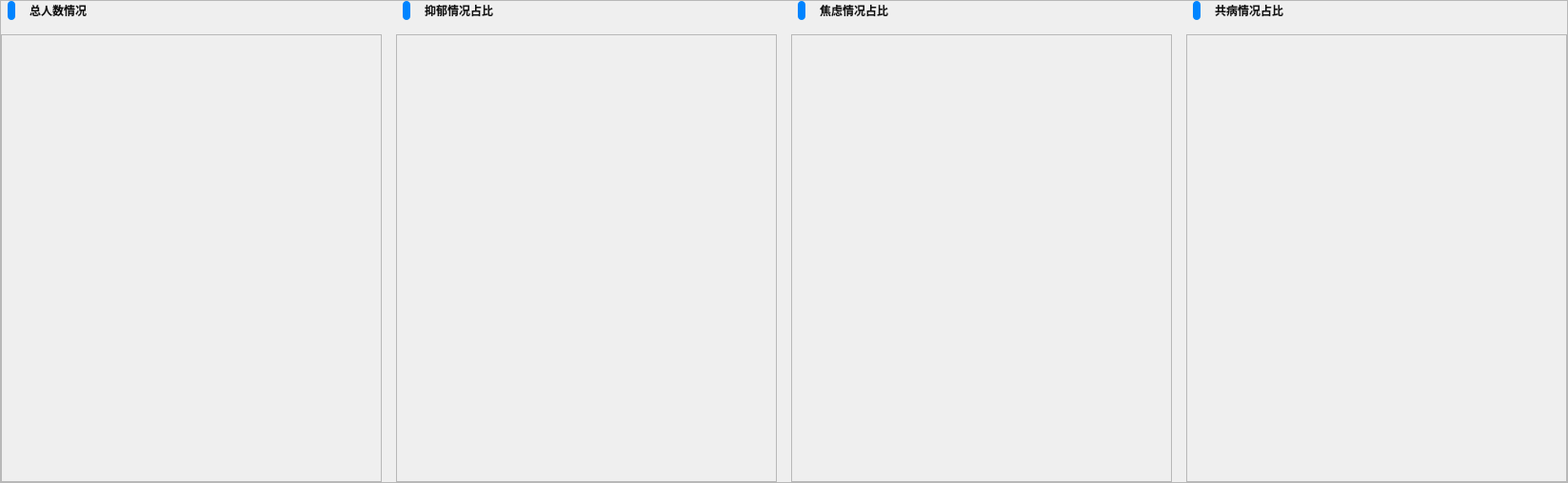
          <widget class="QFrame" name="frame_10">
           <property name="frameShape">
            <enum>QFrame::StyledPanel</enum>
           </property>
           <property name="frameShadow">
            <enum>QFrame::Raised</enum>
           </property>
           <layout class="QHBoxLayout" name="horizontalLayout_19" stretch="3,3,3,4">
            <property name="spacing">
             <number>15</number>
            </property>
            <property name="leftMargin">
             <number>0</number>
            </property>
            <property name="topMargin">
             <number>0</number>
            </property>
            <property name="rightMargin">
             <number>0</number>
            </property>
            <property name="bottomMargin">
             <number>0</number>
            </property>
            <item>
             <layout class="QVBoxLayout" name="verticalLayout_8" stretch="2,10">
              <item>
               <layout class="QHBoxLayout" name="horizontalLayout_24">
                <property name="spacing">
                 <number>15</number>
                </property>
                <property name="leftMargin">
                 <number>7</number>
                </property>
                <property name="topMargin">
                 <number>0</number>
                </property>
                <item>
                 <widget class="QLabel" name="label_38">
                  <property name="minimumSize">
                   <size>
                    <width>8</width>
                    <height>20</height>
                   </size>
                  </property>
                  <property name="maximumSize">
                   <size>
                    <width>8</width>
                    <height>20</height>
                   </size>
                  </property>
                  <property name="styleSheet">
                   <string notr="true">
background-color: rgb(0,132,255);
border-radius: 4px;
</string>
                  </property>
                  <property name="text">
                   <string/>
                  </property>
                 </widget>
                </item>
                <item>
                 <widget class="QLabel" name="label_45">
                  <property name="styleSheet">
                   <string notr="true">color: rgb(16, 16, 16);
font: 75 12pt &quot;微软雅黑&quot;;
font-weight: bold;</string>
                  </property>
                  <property name="text">
                   <string>总人数情况</string>
                  </property>
                 </widget>
                </item>
                <item>
                 <spacer name="horizontalSpacer_14">
                  <property name="orientation">
                   <enum>Qt::Horizontal</enum>
                  </property>
                  <property name="sizeHint" stdset="0">
                   <size>
                    <width>40</width>
                    <height>20</height>
                   </size>
                  </property>
                 </spacer>
                </item>
               </layout>
              </item>
              <item>
               <widget class="QFrame" name="frame_15">
                <property name="minimumSize">
                 <size>
                  <width>400</width>
                  <height>470</height>
                 </size>
                </property>
                <property name="styleSheet">
                 <string notr="true"/>
                </property>
                <property name="frameShape">
                 <enum>QFrame::StyledPanel</enum>
                </property>
                <property name="frameShadow">
                 <enum>QFrame::Raised</enum>
                </property>
                <layout class="QVBoxLayout" name="verticalLayout_9"/>
               </widget>
              </item>
             </layout>
            </item>
            <item>
             <layout class="QVBoxLayout" name="verticalLayout_12" stretch="2,10">
              <item>
               <layout class="QHBoxLayout" name="horizontalLayout_21">
                <property name="spacing">
                 <number>15</number>
                </property>
                <property name="leftMargin">
                 <number>7</number>
                </property>
                <property name="topMargin">
                 <number>0</number>
                </property>
                <item>
                 <widget class="QLabel" name="label_39">
                  <property name="minimumSize">
                   <size>
                    <width>8</width>
                    <height>20</height>
                   </size>
                  </property>
                  <property name="maximumSize">
                   <size>
                    <width>8</width>
                    <height>20</height>
                   </size>
                  </property>
                  <property name="styleSheet">
                   <string notr="true">
background-color: rgb(0,132,255);
border-radius: 4px;
</string>
                  </property>
                  <property name="text">
                   <string/>
                  </property>
                 </widget>
                </item>
                <item>
                 <widget class="QLabel" name="label_40">
                  <property name="styleSheet">
                   <string notr="true">color: rgb(16, 16, 16);
font: 75 12pt &quot;微软雅黑&quot;;
font-weight: bold;</string>
                  </property>
                  <property name="text">
                   <string>抑郁情况占比</string>
                  </property>
                 </widget>
                </item>
                <item>
                 <spacer name="horizontalSpacer_11">
                  <property name="orientation">
                   <enum>Qt::Horizontal</enum>
                  </property>
                  <property name="sizeHint" stdset="0">
                   <size>
                    <width>40</width>
                    <height>20</height>
                   </size>
                  </property>
                 </spacer>
                </item>
               </layout>
              </item>
              <item>
               <widget class="QFrame" name="frame_12">
                <property name="minimumSize">
                 <size>
                  <width>400</width>
                  <height>470</height>
                 </size>
                </property>
                <property name="styleSheet">
                 <string notr="true"/>
                </property>
                <property name="frameShape">
                 <enum>QFrame::StyledPanel</enum>
                </property>
                <property name="frameShadow">
                 <enum>QFrame::Raised</enum>
                </property>
                <layout class="QVBoxLayout" name="verticalLayout_13"/>
               </widget>
              </item>
             </layout>
            </item>
            <item>
             <layout class="QVBoxLayout" name="verticalLayout_10" stretch="2,10">
              <item>
               <layout class="QHBoxLayout" name="horizontalLayout_25">
                <property name="spacing">
                 <number>15</number>
                </property>
                <property name="leftMargin">
                 <number>7</number>
                </property>
                <property name="topMargin">
                 <number>0</number>
                </property>
                <item>
                 <widget class="QLabel" name="label_46">
                  <property name="minimumSize">
                   <size>
                    <width>8</width>
                    <height>20</height>
                   </size>
                  </property>
                  <property name="maximumSize">
                   <size>
                    <width>8</width>
                    <height>20</height>
                   </size>
                  </property>
                  <property name="styleSheet">
                   <string notr="true">
background-color: rgb(0,132,255);
border-radius: 4px;
</string>
                  </property>
                  <property name="text">
                   <string/>
                  </property>
                 </widget>
                </item>
                <item>
                 <widget class="QLabel" name="label_47">
                  <property name="styleSheet">
                   <string notr="true">color: rgb(16, 16, 16);
font: 75 12pt &quot;微软雅黑&quot;;
font-weight: bold;</string>
                  </property>
                  <property name="text">
                   <string>焦虑情况占比</string>
                  </property>
                 </widget>
                </item>
                <item>
                 <spacer name="horizontalSpacer_16">
                  <property name="orientation">
                   <enum>Qt::Horizontal</enum>
                  </property>
                  <property name="sizeHint" stdset="0">
                   <size>
                    <width>40</width>
                    <height>20</height>
                   </size>
                  </property>
                 </spacer>
                </item>
               </layout>
              </item>
              <item>
               <widget class="QFrame" name="frame_16">
                <property name="minimumSize">
                 <size>
                  <width>400</width>
                  <height>470</height>
                 </size>
                </property>
                <property name="styleSheet">
                 <string notr="true"/>
                </property>
                <property name="frameShape">
                 <enum>QFrame::StyledPanel</enum>
                </property>
                <property name="frameShadow">
                 <enum>QFrame::Raised</enum>
                </property>
                <layout class="QVBoxLayout" name="verticalLayout_11"/>
               </widget>
              </item>
             </layout>
            </item>
            <item>
             <layout class="QVBoxLayout" name="verticalLayout_14" stretch="2,10">
              <item>
               <layout class="QHBoxLayout" name="horizontalLayout_20">
                <property name="spacing">
                 <number>15</number>
                </property>
                <property name="leftMargin">
                 <number>7</number>
                </property>
                <property name="topMargin">
                 <number>0</number>
                </property>
                <item>
                 <widget class="QLabel" name="label_36">
                  <property name="minimumSize">
                   <size>
                    <width>8</width>
                    <height>20</height>
                   </size>
                  </property>
                  <property name="maximumSize">
                   <size>
                    <width>8</width>
                    <height>20</height>
                   </size>
                  </property>
                  <property name="styleSheet">
                   <string notr="true">
background-color: rgb(0,132,255);
border-radius: 4px;
</string>
                  </property>
                  <property name="text">
                   <string/>
                  </property>
                 </widget>
                </item>
                <item>
                 <widget class="QLabel" name="label_37">
                  <property name="styleSheet">
                   <string notr="true">color: rgb(16, 16, 16);
font: 75 12pt &quot;微软雅黑&quot;;
font-weight: bold;</string>
                  </property>
                  <property name="text">
                   <string>共病情况占比</string>
                  </property>
                 </widget>
                </item>
                <item>
                 <spacer name="horizontalSpacer_9">
                  <property name="orientation">
                   <enum>Qt::Horizontal</enum>
                  </property>
                  <property name="sizeHint" stdset="0">
                   <size>
                    <width>40</width>
                    <height>20</height>
                   </size>
                  </property>
                 </spacer>
                </item>
               </layout>
              </item>
              <item>
               <widget class="QFrame" name="frame_11">
                <property name="minimumSize">
                 <size>
                  <width>400</width>
                  <height>470</height>
                 </size>
                </property>
                <property name="styleSheet">
                 <string notr="true"/>
                </property>
                <property name="frameShape">
                 <enum>QFrame::StyledPanel</enum>
                </property>
                <property name="frameShadow">
                 <enum>QFrame::Raised</enum>
                </property>
                <layout class="QVBoxLayout" name="verticalLayout_15"/>
               </widget>
              </item>
             </layout>
            </item>
           </layout>
          </widget>
